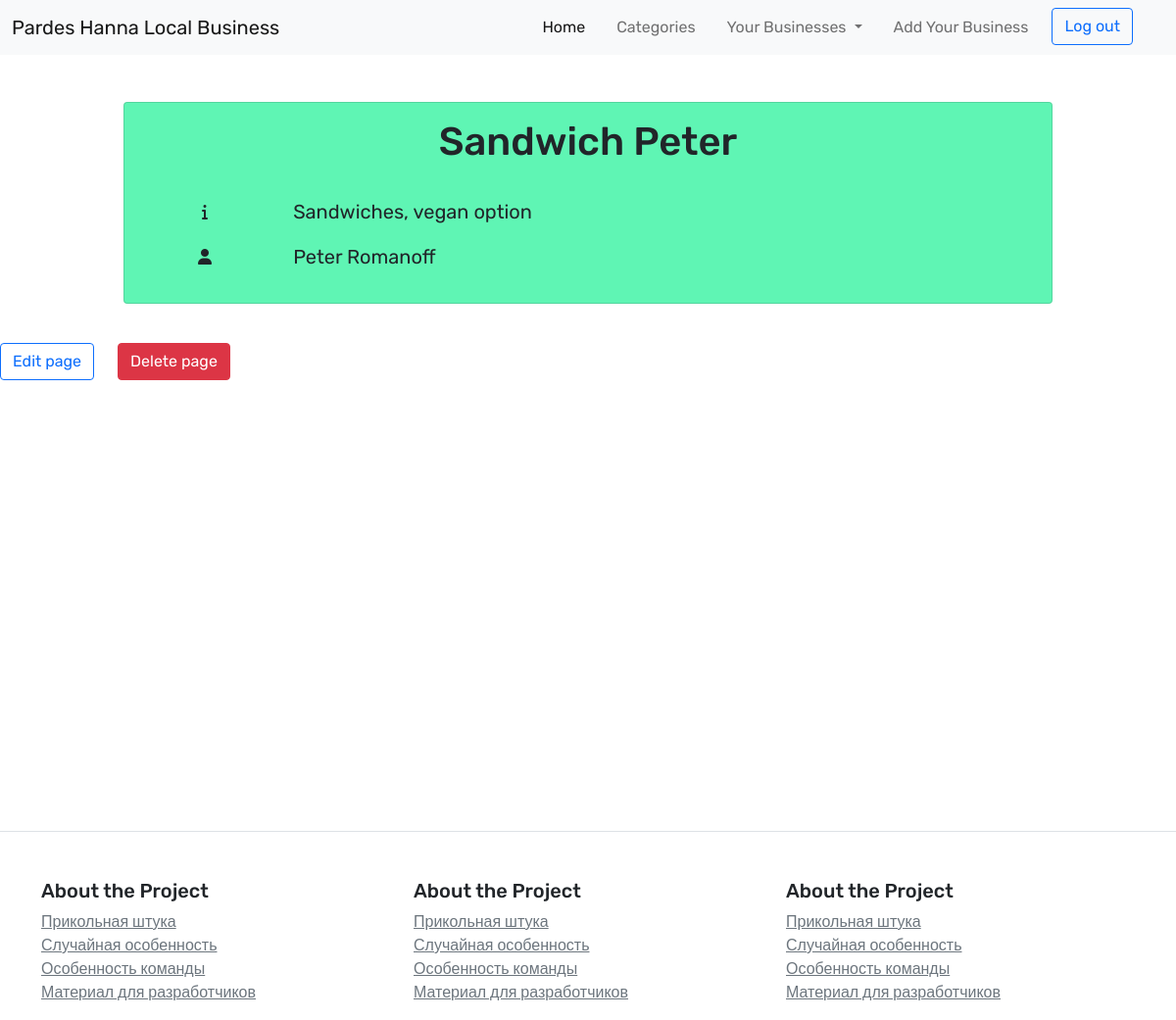
Page /business/service/sandwichpeter (signed in) on the committed database.
### com/models.py (models this page shows, shortened)
class Item(db.Model):
    id = db.Column(db.Integer, primary_key=True)
    name = db.Column(db.String(length=30), nullable=False, unique=True)
    url_friendly_name = db.Column(db.String(length=30), nullable=False, unique=True)
    category = db.Column(db.String(120), nullable=False)
    description = db.Column(db.String(length=1024))
    phone = db.Column(db.String())
    address = db.Column(db.String())
    web_page = db.Column(db.String())
    owner_id = db.Column(db.Integer(), db.ForeignKey('user.id'))
    owner_name = db.Column(db.String(length=60), nullable=False)

### com/business/routes.py (the view)
@business_bp.route('/service/<url>')
def service(url):
    item = Item.query.filter_by(url_friendly_name=url).first_or_404()
    return render_template('service.html', item=item)

### com/models.py (called while the page is built)
@login_manager.user_loader
def load_user(user_id):
    return User.query.get(int(user_id))

### com/templates/service.html (shortened to what this page needs)
{% extends 'base2.html' %}
{% block content %}
<div class="container d-flex flex-column justify-content-center align-items-center">
  <div class="col-12 mt-5 mb-4 d-flex justify-content-center">
    <div class="card" style="width: 85%; background-color: #5FF5B4;">
      <div class="card-body text-center text-left-sm">
        <h1>{{ item.name }}</h1>
        <br>
        {% if item.description %}
          <div class="row mb-3">
            <div class="col-2 d-flex align-items-center justify-content-center">
              <i class="fa fa-info icon-margin" aria-hidden="true"></i>
            </div>
            <div class="col-10 d-flex align-items-left">
              <p class="fs-5 m-0">{{ item.description }}</p>
            </div>
          </div>
        {% endif %}
        {% if item.owner_name %}
          <div class="row mb-3">
            <div class="col-2 d-flex align-items-center justify-content-center">
              <i class="fa fa-user icon-margin" aria-hidden="true"></i>
            </div>
            <div class="col-10 d-flex align-items-left">
              <p class="fs-5 m-0">{{ item.owner_name }}</p>
            </div>
          </div>
        {% endif %}
      </div>
    </div>
  </div>
</div>
  {% if item in current_user.items %}
  <div class="row">
    <div class="col-auto">
      <a class="btn btn-outline-primary mt-3 mb-3" href="{{ url_for('business.edit_service', url=item.url_friendly_name) }}">Edit page</a>
    </div>
    <div class="col-auto">
      <form action="{{ url_for('business.delete_service', url=item.url_friendly_name) }}" method="POST" style="display:inline;">
        <button type="submit" class="btn btn-danger mt-3 mb-3" onclick="return confirm('Are you sure you want to delete this page?');">Delete page</button>
      </form>
    </div>
  </div>
  {% endif %}
</div>
{% endblock %}

### com/static/css/main.css (style rules this page uses)
html, body { height: 100%; }
body { min-width: 320 px; font-family: "Rubik", sans-serif; font-optical-sizing: auto; font-weight: <weight>; font-style: normal; }

### rows in the picture
Item: name "Sandwich Peter", description "Sandwiches, vegan option", owner_name "Peter Romanoff"
